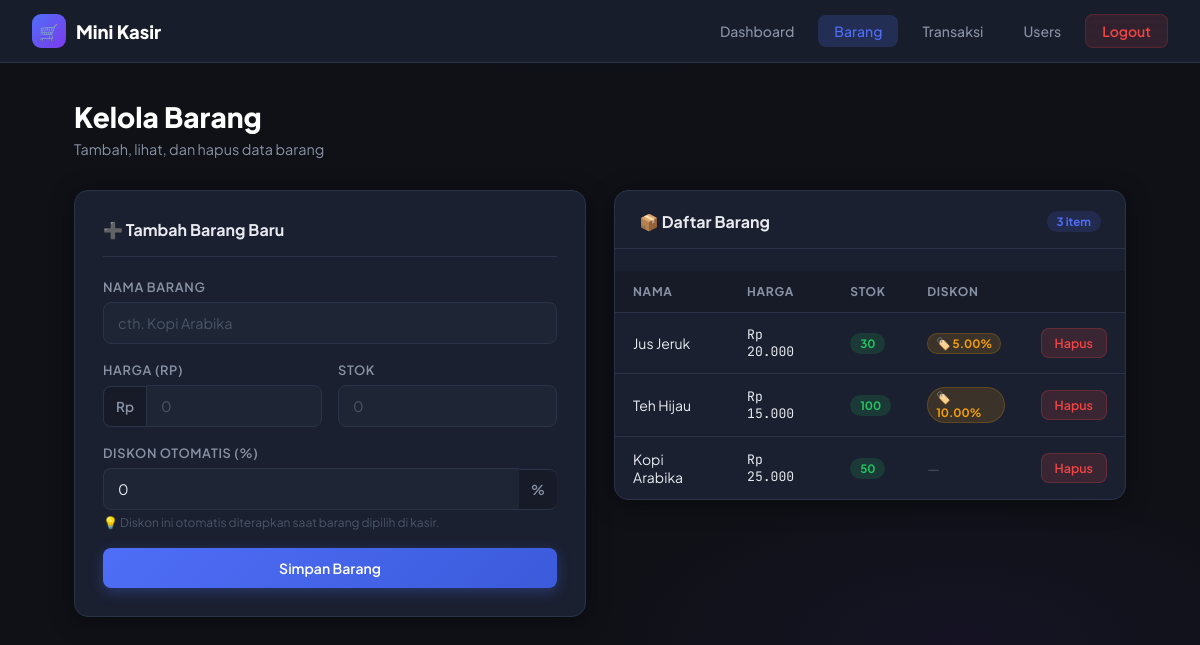
Page /barang.php (signed in) on the committed database.
### tables this page shows
CREATE TABLE IF NOT EXISTS barang (
    id INT AUTO_INCREMENT PRIMARY KEY,
    nama_barang VARCHAR(100) NOT NULL,
    harga DECIMAL(10,2) NOT NULL,
    stok INT NOT NULL DEFAULT 0,
    diskon_otomatis DECIMAL(5,2) NOT NULL DEFAULT 0
);

### barang.php (the view, shortened to what this page needs)
<?php
include "koneksi.php";
$data_barang = mysqli_query($conn, "SELECT * FROM barang ORDER BY id DESC");
?>
<!DOCTYPE html>
<html lang="id">
<head>
    <link rel="stylesheet" href="style.css">
</head>
<body>
<nav class="navbar">
    <a href="admin.php" class="navbar-brand">
        <div class="logo-icon">🛒</div>
        Mini Kasir
    </a>
    <div class="navbar-nav">
        <a href="admin.php" class="nav-link">Dashboard</a>
        <a href="barang.php" class="nav-link active">
            Barang
        </a>
        <a href="tampil_transaksi.php" class="nav-link">Transaksi</a>
        <a href="users.php" class="nav-link">Users</a>
        <a href="logout.php" class="btn-logout">Logout</a>
    </div>
</nav>
<div class="container">
    <div class="page-header">
        <h1 class="page-title">Kelola Barang</h1>
        <p class="page-subtitle">Tambah, lihat, dan hapus data barang</p>
    </div>
    <div class="grid-2" style="align-items:start; gap:28px;">
        <div class="card">
            <div class="card-header">
                <span class="card-title">➕ Tambah Barang Baru</span>
            </div>
            <form method="POST">
                <div class="form-group">
                    <label class="form-label">Nama Barang</label>
                    <input type="text" name="nama" class="form-control" placeholder="cth. Kopi Arabika" required>
                </div>
                <div class="form-row">
                    <div class="form-group">
                        <label class="form-label">Harga (Rp)</label>
                        <div class="input-prefix">
                            <span>Rp</span>
                            <input type="number" name="harga" class="form-control" placeholder="0" min="0" required>
                        </div>
                    </div>
                    <div class="form-group">
                        <label class="form-label">Stok</label>
                        <input type="number" name="stok" class="form-control" placeholder="0" min="0" required>
                    </div>
                </div>
                <div class="form-group">
                    <label class="form-label">Diskon Otomatis (%)</label>
                    <div class="input-prefix">
                        <input type="number" name="diskon_otomatis" class="form-control" placeholder="0" min="0" max="100" value="0" style="border-radius:var(--radius-sm) 0 0 var(--radius-sm); border-right:none;">
                        <span style="border-left:none; border-radius:0 var(--radius-sm) var(--radius-sm) 0;">%</span>
                    </div>
                    <div class="form-hint">💡 Diskon ini otomatis diterapkan saat barang dipilih di kasir.</div>
                </div>
                <button type="submit" class="btn btn-primary btn-full">
                    Simpan Barang
                </button>
            </form>
        </div>
        <div class="card" style="padding:0; overflow:hidden;">
            <div class="card-header" style="padding:20px 24px 16px;">
                <span class="card-title">📦 Daftar Barang</span>
                <span class="badge badge-blue"><?= mysqli_num_rows($data_barang) ?> item</span>
            </div>
            <div class="table-wrapper" style="border:none; border-radius:0;">
                <table>
                    <thead>
                        <tr>
                            <th>Nama</th>
                            <th>Harga</th>
                            <th>Stok</th>
                            <th>Diskon</th>
                            <th></th>
                        </tr>
                    </thead>
                    <tbody>
                        <?php if (mysqli_num_rows($data_barang) > 0):
                            mysqli_data_seek($data_barang, 0);
                            while ($d = mysqli_fetch_assoc($data_barang)): ?>
                        <tr>
                            <td><?= htmlspecialchars($d['nama_barang']) ?></td>
                            <td class="td-mono">Rp <?= number_format($d['harga'], 0, ',', '.') ?></td>
                            <td>
                                <?php if ($d['stok'] < 5): ?>
                                    <span class="badge badge-red"><?= $d['stok'] ?></span>
                                <?php elseif ($d['stok'] < 20): ?>
                                    <span class="badge badge-orange"><?= $d['stok'] ?></span>
                                <?php else: ?>
                                    <span class="badge badge-green"><?= $d['stok'] ?></span>
                                <?php endif; ?>
                            </td>
                            <td>
                                <?php if ($d['diskon_otomatis'] > 0): ?>
                                    <span class="diskon-tag">🏷️ <?= $d['diskon_otomatis'] ?>%</span>
                                <?php else: ?>
                                    <span style="color:var(--text3);">—</span>
                                <?php endif; ?>
                            </td>
                            <td>
                                <a href="hapus_barang.php?id=<?= $d['id'] ?>"
                                   class="btn btn-danger btn-sm"
                                   onclick="return confirm('Yakin ingin menghapus barang ini?')">
                                    Hapus
                                </a>
                            </td>
                        </tr>
                        <?php endwhile; endif; ?>
                    </tbody>
                </table>
            </div>
        </div>
    </div>
</div>
</body>
</html>

### rows in the picture
barang: nama_barang "Jus Jeruk", harga "20.000", stok "30", diskon_otomatis "5.00"
barang: nama_barang "Teh Hijau", harga "15.000", stok "100", diskon_otomatis "10.00"
barang: nama_barang "Kopi Arabika", harga "25.000", stok "50"

### other values in the picture
mysqli_num_rows($data_barang) "3"
